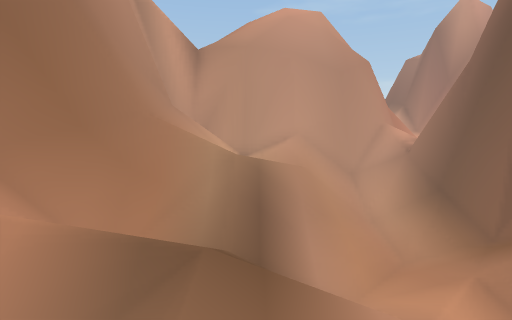
[1] (above)

16 first-person views from a walk through a 3-D level made in the Unity game engine. The camera is 1.3 m above the floor, tilts 8° down and sees 85° across. The floor is counted in squares, 1 m on a side. Each view is taken from the middle of a square. On the plan, view 1 faces up. The plan holds only what a view shows up to about 13 squares ahead; the rest is blank. The place goes on beyond the plan. Some animated figures are left out.

[2]
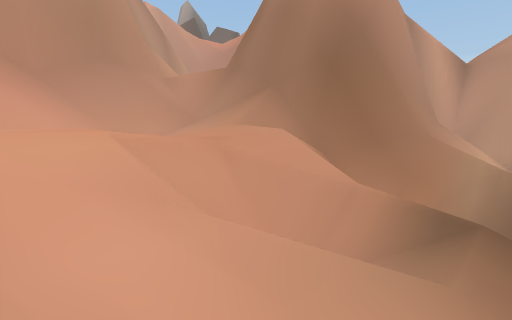

[3]
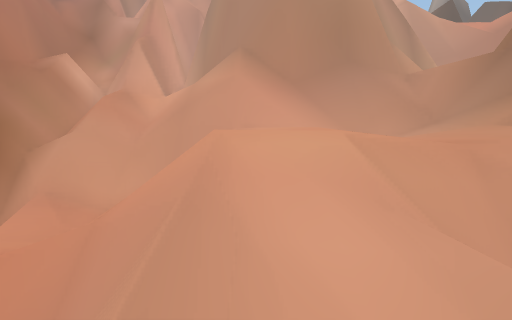

[4]
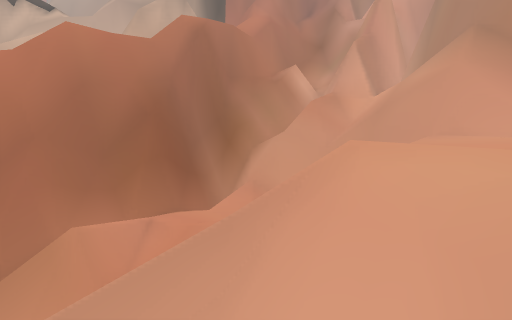

[5]
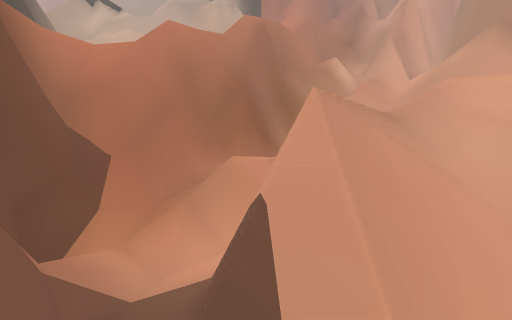

[6]
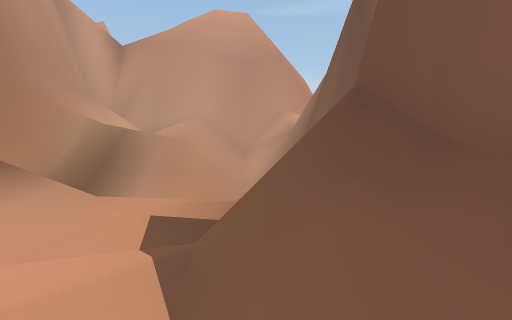

[7]
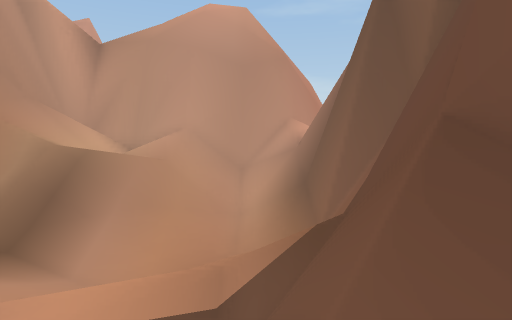

[8]
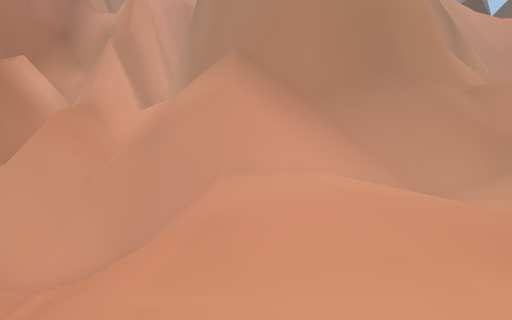

[9]
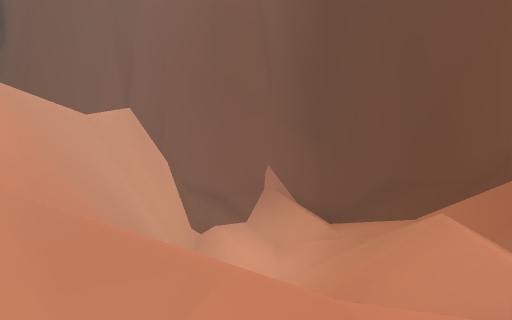

[10]
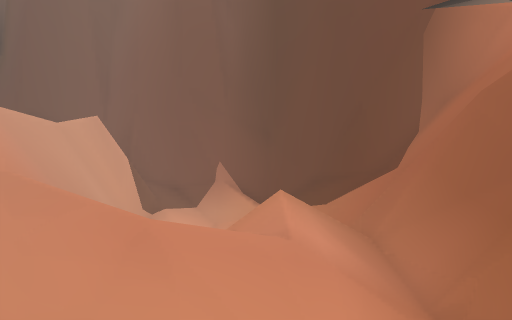

[11]
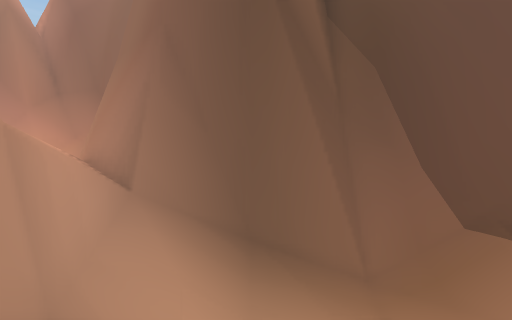

[12]
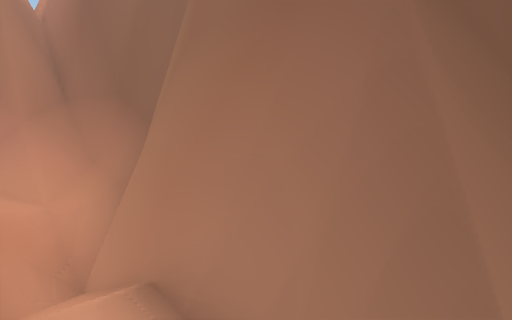

[13]
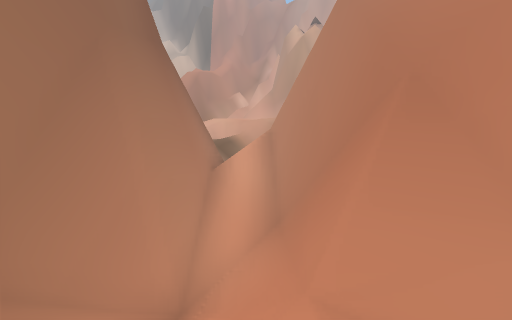

[14]
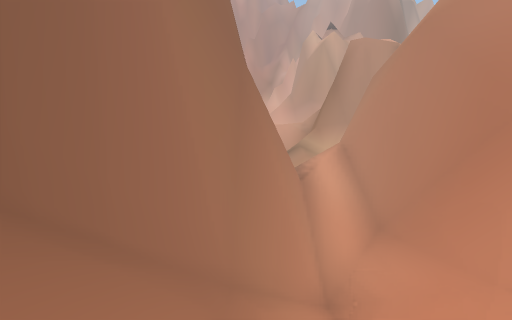

[15]
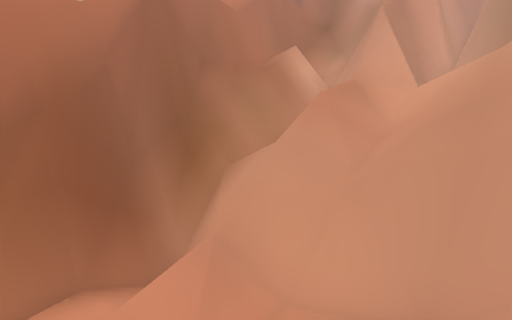

[16]
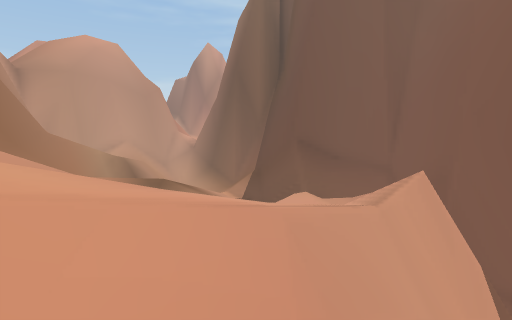

### Floor plan
Key: @ floor where view 1 was taken; # wall or solid block; x gap in a wall; . main floor; - floor 1.5 m lower than the main floor; _ floor 2 m lower than the main floor; < floor 2.25 m lower than the main floor; ( floor 2.5 m lower than the main floor; ! floor 3.25 m lower than the main floor; / step, stairs or slope; = window, fence, low wall or low ledge; v drop or lower ground.
Columns run from 16 left of view 1 to 15 right of it. Each row starts with its distance up from view 1.
 17                        ##/ ////#
 16                        #==////##
 15                       ##=/////##
 14                       ##//=####
 13                      ##//####
 12                    ###//##
 11              ########//##
 10              #======//##
  9              #////////##
  8              #//--////#
  7              #////////#
  6             ##v///////#
  5           ####v///////#
  4        #####==////////#
  3        #=/=///  /////=#
  2        ##//.////////==#
  1       ##//../=//////=/#
  0       ##//..#= /@ __//#
 -1      ##//...=//// _///#
 -2     ##//..../////////=#
 -3    ##///....//////#==##
 -4   ###=/=#/////vvvv####
 -5  ##////##////######!#
 -6 ##////v#//////  ////#
 -7 #/////=//////   ////#
 -8 ##=///////(<////////#
 -9 ##=///////(<////////#
-10 ##/ v=//v///////////#
-11 #/  x//==///////////#
-12 #==#===#########==/##
-13 #########     ######

Where each view was taken, in squares from view 1:
view 1: 0 up, 0 right, facing up
view 2: 3 down, 0 right, facing up-left
view 3: 3 down, 0 right, facing left
view 4: 2 down, 1 left, facing down-left
view 5: 2 down, 4 right, facing down-left
view 6: 2 down, 4 right, facing up
view 7: 0 up, 4 right, facing up
view 8: 3 down, 3 left, facing left
view 9: 7 down, 6 left, facing right
view 10: 9 down, 8 left, facing right
view 11: 8 up, 1 right, facing right
view 12: 11 up, 5 right, facing right
view 13: 17 up, 11 right, facing down-left
view 14: 16 up, 13 right, facing down-left
view 15: 5 down, 5 left, facing down-left
view 16: 5 down, 4 left, facing up-right
